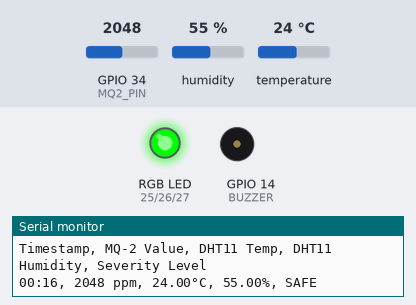
A sketch run on a simulated ESP32. Parts: an RGB LED mixed from three pins (HIGH = lit), buzzer (waves = sounding), the last lines printed to the serial monitor. Inputs (shaded band) come from the test bench; at power-on: GPIO 34 (MQ2_PIN) = 2048, humidity 55 %, temperature 24 °C.

Above: at 17.2 s.
17.3 s: GPIO 34 (MQ2_PIN) set to 2181
At 19.2 s:
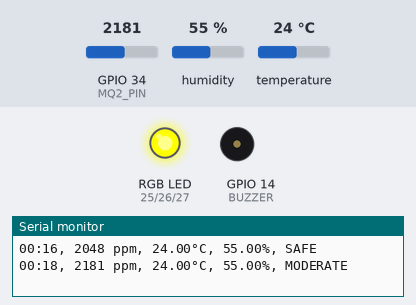
21.9 s: GPIO 34 (MQ2_PIN) set to 2256
23.9 s: GPIO 34 (MQ2_PIN) set to 2353
At 25.8 s:
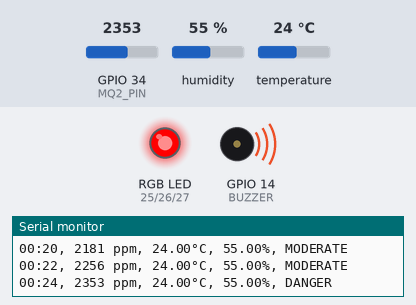
26.1 s: GPIO 34 (MQ2_PIN) set to 2047
At 27.6 s:
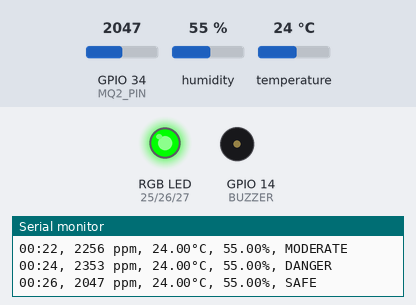
28.1 s: GPIO 34 (MQ2_PIN) set to 2866
At 29.3 s:
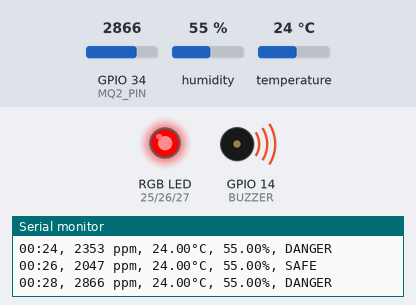
Timing chart, 0 to 31.1 s (numbered marks = the images above; inputs shaded):
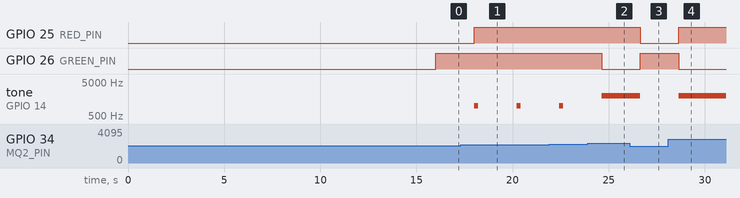

Measured:
- the behaviour switches between 2127 and 2128 on GPIO 34 (MQ2_PIN) (found by bisection; images 0 and 1)
- the behaviour switches between 2297 and 2298 on GPIO 34 (MQ2_PIN) (found by bisection; images 1 and 2)
- after the input at 17.3 s, GPIO 25 (RED_PIN): LOW → HIGH after 0.72 s; tone on GPIO 14 (BUZZER): alternates 1000 Hz for 0.20 s and silent for 2.0 s, starting after 0.72 s
- after the input at 23.9 s, GPIO 26 (GREEN_PIN): HIGH → LOW after 0.73 s
- after the input at 26.1 s, GPIO 25 (RED_PIN): HIGH → LOW after 0.54 s; GPIO 26 (GREEN_PIN): LOW → HIGH after 0.54 s; tone on GPIO 14 (BUZZER): 2000 Hz → silent after 0.54 s
- after the input at 28.1 s, GPIO 25 (RED_PIN): LOW → HIGH after 0.54 s; GPIO 26 (GREEN_PIN): HIGH → LOW after 0.54 s; tone on GPIO 14 (BUZZER): silent → 2000 Hz after 0.54 s

The sketch:

code.ino
```cpp
/* Author- Tanvi Kohli
Date- 05-07-2026
Description- Smart home air quality monitor*/

#include <DHT.h>

// ----------- DHT SETUP -----------
#define DHTPIN 4
#define DHTTYPE DHT22
DHT dht(DHTPIN, DHTTYPE);

// ----------- MQ2 -----------
#define MQ2_PIN 34

// ----------- OUTPUT PINS -----------
#define RED_PIN 25
#define GREEN_PIN 26
#define BLUE_PIN 27
#define BUZZER 14

int baseline = 0;

// ----------- RGB FUNCTION -----------
void setColor(bool r, bool g, bool b) {
  // 🔴 If LED behaves wrong → invert (!r !g !b)
  digitalWrite(RED_PIN, r);
  digitalWrite(GREEN_PIN, g);
  digitalWrite(BLUE_PIN, b);
}

// ----------- SETUP -----------
void setup() {
  Serial.begin(115200);
  dht.begin();

  pinMode(RED_PIN, OUTPUT);
  pinMode(GREEN_PIN, OUTPUT);
  pinMode(BLUE_PIN, OUTPUT);
  pinMode(BUZZER, OUTPUT);

  Serial.println("Stabilizing MQ-2... (10 sec)");
  delay(10000);   // IMPORTANT

  // ----------- CALIBRATION -----------
  int sum = 0;
  for (int i = 0; i < 30; i++) {
    sum += analogRead(MQ2_PIN);
    delay(200);
  }
  baseline = sum / 30;

  Serial.print("Baseline: ");
  Serial.println(baseline);

  // ✅ REQUIRED HEADER
  Serial.println("Timestamp, MQ-2 Value, DHT11 Temp, DHT11 Humidity, Severity Level");
}

// ----------- LOOP -----------
void loop() {

  int gasRaw = analogRead(MQ2_PIN);
  int diff = gasRaw - baseline;

  float temp = dht.readTemperature();
  float hum = dht.readHumidity();

  if (isnan(temp) || isnan(hum)) {
    Serial.println("DHT ERROR");
    delay(2000);
    return;
  }

  String status;

  // ----------- THRESHOLDS -----------
  if (diff < 80) {
    status = "SAFE";
    setColor(LOW, HIGH, LOW);   // GREEN
    noTone(BUZZER);
  }

  else if (diff < 250) {
    status = "MODERATE";
    setColor(HIGH, HIGH, LOW);  // YELLOW

    tone(BUZZER, 1000);
    delay(200);
    noTone(BUZZER);
  }

  else {
    status = "DANGER";
    setColor(HIGH, LOW, LOW);   // RED

    tone(BUZZER, 2000);
  }

  // ----------- TIME FORMAT -----------
  int seconds = millis() / 1000;
  int mins = seconds / 60;
  int secs = seconds % 60;

  char timeStr[6];
  sprintf(timeStr, "%02d:%02d", mins, secs);

  // ----------- CSV OUTPUT -----------
  Serial.print(timeStr);
  Serial.print(", ");
  Serial.print(gasRaw);
  Serial.print(" ppm, ");
  Serial.print(temp);
  Serial.print("°C, ");
  Serial.print(hum);
  Serial.print("%, ");
  Serial.println(status);

  delay(2000);
}
```
